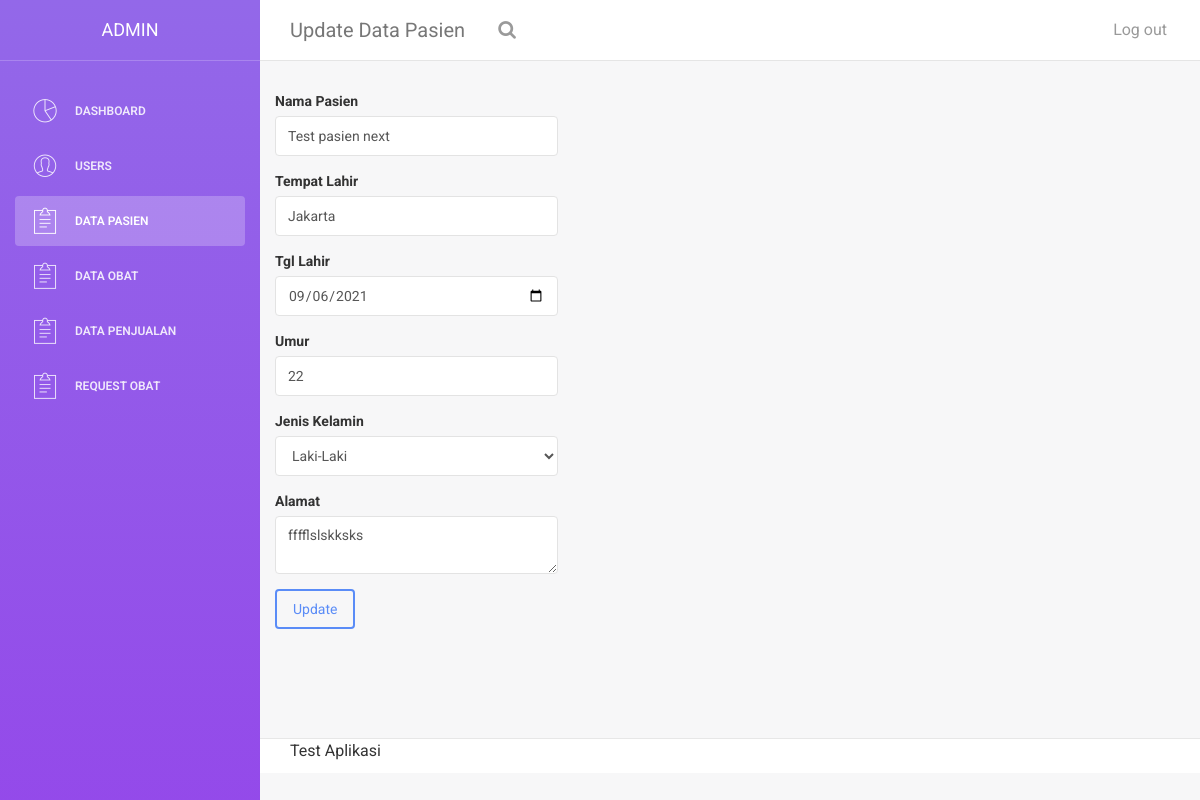
Page /update_pasien.php?id=8 (signed in) on the committed database.
### tables this page shows
CREATE TABLE `pasien` (
  `id` int(11) NOT NULL,
  `nama_pasien` varchar(60) NOT NULL,
  `tmp_lahir` varchar(30) NOT NULL,
  `tgl_lahir` date NOT NULL,
  `umur` varchar(15) NOT NULL,
  `jk` varchar(20) NOT NULL,
  `alamat` text NOT NULL
);

### functions/func_pasien.php (called while the page is built, shortened)
<?php
	require 'config.php';
	function getData($sql){
		global $conn;
		$res = mysqli_query($conn, $sql);
		$rows = [];
		while ($row = mysqli_fetch_assoc($res)) {
			$rows[] = $row;
		}
		return $rows;
	}
 ?>

### update_pasien.php (the view, shortened to what this page needs)
<?php
    require 'functions/func_pasien.php';
    $id = $_GET['id'];
    $users = getData("SELECT * FROM pasien WHERE id = $id")[0];
 ?>
<!doctype html>
<html lang="en">
<head>
    <link href="assets/css/bootstrap.min.css" rel="stylesheet" />
    <link href="assets/css/animate.min.css" rel="stylesheet"/>
    <link href="assets/css/light-bootstrap-dashboard.css?v=1.4.0" rel="stylesheet"/>
    <link href="assets/css/demo.css" rel="stylesheet" />
    <link href="http://maxcdn.bootstrapcdn.com/font-awesome/4.2.0/css/font-awesome.min.css" rel="stylesheet">
    <link href="assets/css/pe-icon-7-stroke.css" rel="stylesheet" />
</head>
<body>
<div class="wrapper">
    <div class="sidebar" data-color="purple">
        <div class="sidebar-wrapper">
            <div class="logo">
                <a href="#" class="simple-text">
                    <?php
                        if ($_SESSION['level'] == 'admin') {
                            echo "admin";
                        } else if ($_SESSION['level'] == 'apoteker') {
                            echo "apoteker";
                        } else if ($_SESSION['level'] == 'pegawai') {
                            echo "pegawai";
                        }
                     ?>
                </a>
            </div>
            <ul class="nav">
            <?php if($_SESSION['level'] == 'apoteker' || $_SESSION['level'] == 'admin' || $_SESSION['level'] == 'pegawai') { ?>
                <li>
                    <a href="dashboard.php">
                        <i class="pe-7s-graph"></i>
                        <p>Dashboard</p>
                    </a>
                </li>
            <?php } ?>
            <?php if($_SESSION['level'] == 'admin') { ?>
                <li>
                    <a href="users.php">
                        <i class="pe-7s-user"></i>
                        <p>Users</p>
                    </a>
                </li>
            <?php } ?>
            <?php if ($_SESSION['level'] == 'apoteker' || $_SESSION['level'] == 'admin') { ?>
                <li class="active">
                    <a href="pasien.php">
                        <i class="pe-7s-note2"></i>
                        <p>Data Pasien</p>
                    </a>
                </li>
            <?php } ?>
            <?php if($_SESSION['level'] == 'apoteker' || $_SESSION['level'] == 'admin' || $_SESSION['level'] == 'pegawai') { ?>
                <li>
                    <a href="obat.php">
                        <i class="pe-7s-note2"></i>
                        <p>Data Obat</p>
                    </a>
                </li>
            <?php } ?>
            <?php if($_SESSION['level'] == 'pegawai' || $_SESSION['level'] == 'admin') { ?>
                <li>
                    <a href="penjualan.php">
                        <i class="pe-7s-note2"></i>
                        <p>Data Penjualan</p>
                    </a>
                </li>
            <?php } ?>
            <?php if($_SESSION['level'] == 'apoteker' || $_SESSION['level'] == 'admin') { ?>
                <li>
                    <a href="request_obat.php">
                        <i class="pe-7s-note2"></i>
                        <p>Request Obat</p> <?php  ?>
                    </a>
                </li>
            <?php } ?>
            </ul>
        </div>
    </div>
    <div class="main-panel">
        <nav class="navbar navbar-default navbar-fixed">
            <div class="container-fluid">
                <div class="navbar-header">
                    <a class="navbar-brand" href="#">Update Data Pasien</a>
                </div>
                <div class="collapse navbar-collapse">
                    <ul class="nav navbar-nav navbar-left">
                        <li>
                           <a href="">
                                <i class="fa fa-search"></i>
                            </a>
                        </li>
                    </ul>
                    <ul class="nav navbar-nav navbar-right">
                        <li>
                            <a href="logout.php">
                                <p>Log out</p>
                            </a>
                        </li>
                    </ul>
                </div>
            </div>
        </nav>
        <div class="content">
                <div class="row">
                    <div class="col-md-4">
                        <form action="" method="post">
                    <div class="form-group">
                        <label>Nama Pasien</label>
                        <input value="<?= $users['nama_pasien'] ?>" name="nama" type="text" class="form-control" placeholder="Nama Lengkap .." autocomplete="off">
                    </div>
                    <div class="form-group">
                        <label>Tempat Lahir</label>
                        <input value="<?= $users['tmp_lahir'] ?>" name="tmp_lahir" type="text" class="form-control" placeholder="tempat lahir .." autocomplete="off">
                    </div>
                    <div class="form-group">
                        <label>Tgl Lahir</label>
                        <input value="<?= $users['tgl_lahir'] ?>" name="tgl_lahir" type="date" class="form-control" autocomplete="off">
                    </div>
                    <div class="form-group">
                        <label>Umur</label>
                        <input value="<?= $users['umur'] ?>" name="umur" type="text" class="form-control" autocomplete="off">
                    </div>
                    <div class="form-group">
                        <label>Jenis Kelamin</label>
                        <select name="jk" class="form-control">
                            <option>Laki-Laki</option>
                        </select>
                    </div>
                    <div class="form-group">
                        <label>Alamat</label>
                        <textarea class="form-control" name="alamat"><?php echo $users['alamat'] ?></textarea>
                    </div>
                    <div class="form-group">
                        <button type="submit" name="submit" class="btn btn-primary">Update</button>
                    </div>
                </div>
                </div>
            </div>
        <footer class="footer">
            <div class="container-fluid">
                <nav class="pull-left">
                    <ul>
                        <li>
                            <p>Test Aplikasi</p>
                        </li>
                    </ul>
                </nav>
            </div>
        </footer>
    </div>
</div>
</body>
</html>

### rows in the picture
pasien: nama "Test pasien next", tmp_lahir "Jakarta", tgl_lahir "09/06/2021", umur "22", alamat "fffflslskksks"
